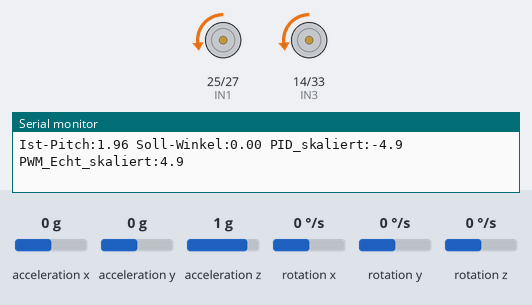
The sketch below on a simulated ESP32. Parts: motor-driver pin pairs drawn as motors (green arrow = first pin HIGH = forward, orange = second pin HIGH = backward, longer = more drive, scaled by the enable pin), the last lines printed to the serial monitor. Wiring (inferred from the names in the program): MPU-9250 motion sensor at I2C address 0x68. The test bench sets the inputs (shaded band); at power-on: rotation y 0 °/s, acceleration x 0 g, acceleration y 0 g, acceleration z 1 g, rotation x 0 °/s, rotation z 0 °/s.

Above: at 3.8 s.
3.9 s: rotation y set to 10 °/s
6.9 s: acceleration x set to -1.4 g
At 8.4 s:
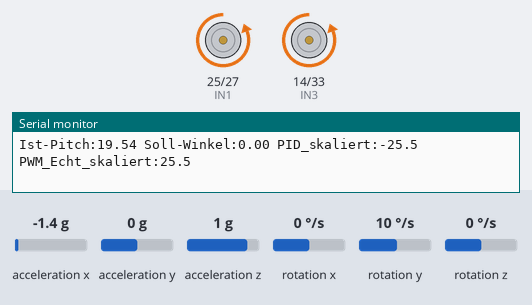
9.9 s: acceleration x set to -0.6 g
11.4 s: acceleration x set to -0.3 g
At 12.3 s:
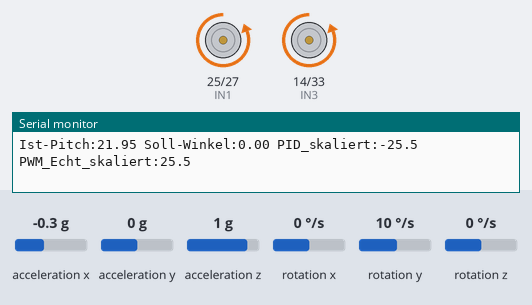
13.0 s: rotation y set to -100 °/s
At 14.4 s:
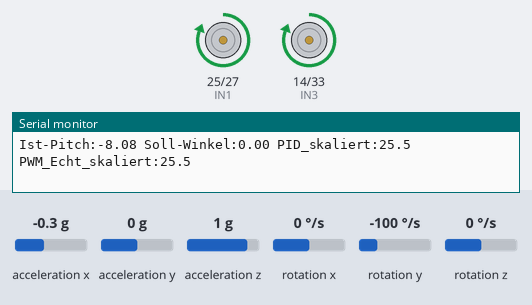
15.2 s: acceleration x set to -0.1 g
17.3 s: acceleration x set to 0.2 g
At 17.9 s:
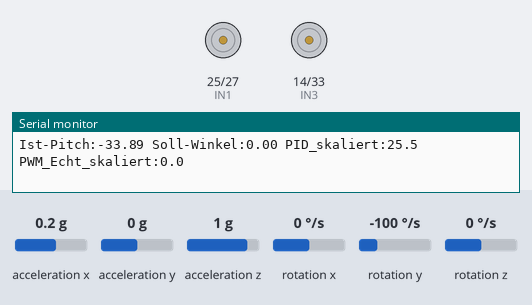
Timing chart, 0 to 20.0 s (numbered marks = the images above; inputs shaded):
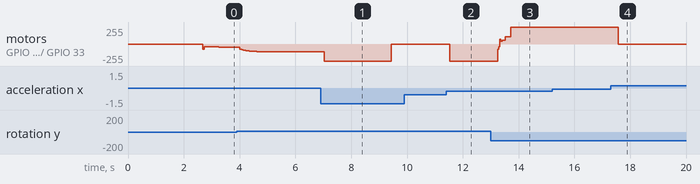

Measured:
- the behaviour switches between 0 and 0.1 g on acceleration x (found by bisection; images 3 and 4)
- after the input at 6.9 s, motor on GPIO 25 (IN1) / GPIO 27 (IN2), motor on GPIO 14 (IN3) / GPIO 33 (IN4): backward 117/255 → backward 255/255 after 0.13 s, → stopped 2.4 s later
- after the input at 11.4 s, motor on GPIO 25 (IN1) / GPIO 27 (IN2), motor on GPIO 14 (IN3) / GPIO 33 (IN4): stopped → backward 255/255 after 0.14 s
- after the input at 13.0 s, motor on GPIO 25 (IN1) / GPIO 27 (IN2), motor on GPIO 14 (IN3) / GPIO 33 (IN4): backward 255/255 → forward 58/255 after 0.25 s, → forward 106/255 0.28 s later, → forward 255/255 0.20 s later
- after the input at 17.3 s, motor on GPIO 25 (IN1) / GPIO 27 (IN2), motor on GPIO 14 (IN3) / GPIO 33 (IN4): forward 255/255 → stopped after 0.27 s

The sketch:

PID_test.ino
```cpp
/*
  Self-Balancing Robot - ESP32
  MPU6500 (I2C) + PID + L298N (Ohne Webserver)

  -------------------------------------------------------
  MPU6500 Wiring
  -------------------------------------------------------
  VCC  -> 3V3
  GND  -> GND
  SDA  -> GPIO23
  SCL  -> GPIO18
  NCS  -> 3V3   (aktiviert I2C Modus!)
  AD0  -> GND   (I2C Adresse 0x68)

  -------------------------------------------------------
  L298N Wiring
  -------------------------------------------------------
  ENA  -> GPIO26
  IN1  -> GPIO25
  IN2  -> GPIO27
  IN3  -> GPIO14
  IN4  -> GPIO33
  ENB  -> GPIO32
*/

#include <Wire.h>

// =======================================================
// Motor Pins
// =======================================================

const int ENA = 26;
const int IN1 = 25;
const int IN2 = 27;

const int IN3 = 14;
const int IN4 = 33;
const int ENB = 32;

// --- PROFIL 1: Niedrige Frequenz (Hohes Drehmoment) ---
const int PWM_FREQ       = 255;
const int PWM_RESOLUTION = 8;       // 0-255
const int MAX_PWM        = 255;
const int MIN_START_PWM  = 75;     // Deine ermittelten 80 PWM auf dem Boden
const int MIN_HOLD_PWM   = 40;     // Deine ermittelte Mindest-Halte-PWM

// Motor-Trimm-Faktor
const float TRIM_LEFT  = 1.00f;  // 100% Leistung
const float TRIM_RIGHT = 1.00f;  // 100% Leistung

// =======================================================
// KICKSTART & RICHTUNGSWECHSEL LOGIK
// =======================================================
const int KICKSTART_CYCLES = 7;    // 10 Zyklen (ca. 20ms bei 200Hz)

int kickCounterLeft = 0;
int kickCounterRight = 0;

int lastSignLeft = 0;
int lastSignRight = 0;

int actualPwmLeft = 0;
int actualPwmRight = 0;

// =======================================================
// MPU6500 Parameters
// =======================================================

#define MPU_ADDR  0x68
#define LOOP_HZ   200
#define LOOP_US   (1000000 / LOOP_HZ)  // 5000 us

const float COMPLEMENTARY_ALPHA = 0.98f;
const float GYRO_LP_ALPHA       = 0.8f;
const float ACCEL_MAG_HIGH      = 13.0f;
const float ACCEL_MAG_LOW       =  9.0f;
const int   CALIB_SAMPLES       = 500;

float pitchDeg         = 0.0f;
float gyroOffsetY      = 0.0f;
float gyroRateFiltered = 0.0f;

// Mechanischer Offset, um den physikalischen Schwerpunkt zu trimmen
float angleOffset      = -2.0f;

// =======================================================
// PID Tunings (Hier direkt im Code anpassen!)
// =======================================================

float Kp = 25.0f;
float Ki = 0.2f;
float Kd = 0.9f;

//float Kp = 27.0f;
//float Ki = 0.8f;
//float Kd = 0.7f;

float setpointDeg   = 0.0f; // Da kein Joystick vorhanden, balanciert er fest auf 0°
float integral      = 0.0f;
float previousError = 0.0f;

const float INTEGRAL_LIMIT   = 300.0f;
const float FALL_ANGLE_LIMIT = 30.0f;

// =======================================================
// Timing
// =======================================================

unsigned long lastLoopMicros   = 0;
unsigned long lastSerialMillis = 0;

// =======================================================
// Motor Funktionen
// =======================================================

void setMotor(int ena, int in1, int in2, int command, int &kickCounter, int &lastSign, int &actualPwmStore) {
  command = constrain(command, -255, 255);
  int pwm = abs(command);

  // Aktuelles Vorzeichen bestimmen: +1 (vorwärts), -1 (rückwärts), 0 (stopp)
  int currentSign = (command > 0) ? 1 : ((command < 0) ? -1 : 0);

  // Wenn der Motor laut Regler komplett stehen soll
  if (pwm == 0) {
    digitalWrite(in1, LOW);
    digitalWrite(in2, LOW);
    ledcWrite(ena, 0);
    kickCounter = 0;
    lastSign = 0;
    actualPwmStore = 0;
    return;
  }

  // --- KICKSTART BEI VORZEICHENWECHSEL / RICHTUNGSWECHSEL ---
  if (currentSign != lastSign && lastSign != 0) {
    kickCounter = 0;
  }
  lastSign = currentSign;

  // Deine Kickstart-Regelung
  if (pwm < MIN_START_PWM) {
    if (kickCounter < KICKSTART_CYCLES) {
      pwm = MIN_START_PWM;
      kickCounter++;
    } else {
      if (pwm < MIN_HOLD_PWM) {
        pwm = MIN_HOLD_PWM;
      }
    }
  } else {
    kickCounter = 0;
  }

  pwm = constrain(pwm, 0, MAX_PWM);
  actualPwmStore = pwm;

  // Drehrichtung an die Hardware-Pins ausgeben
  if (command > 0) {
    digitalWrite(in1, HIGH);
    digitalWrite(in2, LOW);
  } else if (command < 0) {
    digitalWrite(in1, LOW);
    digitalWrite(in2, HIGH);
  }

  ledcWrite(ena, pwm);
}

void setMotors(int command) {
  int commandLeft  = (int)(command * TRIM_LEFT);
  int commandRight = (int)(command * TRIM_RIGHT);

  setMotor(ENA, IN1, IN2, commandLeft, kickCounterLeft, lastSignLeft, actualPwmLeft);
  setMotor(ENB, IN3, IN4, commandRight, kickCounterRight, lastSignRight, actualPwmRight);
}

void stopMotors() {
  setMotors(0);
}

// =======================================================
// I2C Hilfsfunktionen
// =======================================================

void writeMPU(byte reg, byte val) {
  Wire.beginTransmission(MPU_ADDR);
  Wire.write(reg);
  Wire.write(val);
  Wire.endTransmission();
}

void readAll(float &ax, float &ay, float &az,
             float &gx, float &gy, float &gz) {

  Wire.beginTransmission(MPU_ADDR);
  Wire.write(0x3B);
  Wire.endTransmission(false);
  Wire.requestFrom(MPU_ADDR, 14);

  int16_t rawAx = (Wire.read() << 8) | Wire.read();
  int16_t rawAy = (Wire.read() << 8) | Wire.read();
  int16_t rawAz = (Wire.read() << 8) | Wire.read();
  Wire.read(); Wire.read();
  int16_t rawGx = (Wire.read() << 8) | Wire.read();
  int16_t rawGy = (Wire.read() << 8) | Wire.read();
  int16_t rawGz = (Wire.read() << 8) | Wire.read();

  ax = (rawAx / 16384.0f) * 9.81f;
  ay = (rawAy / 16384.0f) * 9.81f;
  az = (rawAz / 16384.0f) * 9.81f;

  gx = rawGx / 65.5f;
  gy = rawGy / 65.5f;
  gz = rawGz / 65.5f;
}

// =======================================================
// Kalibrierung
// =======================================================

void calibrateGyro() {
  Serial.println("Kalibriere Gyro - Roboter stillhalten...");
  float sumY = 0.0f;

  for (int i = 0; i < CALIB_SAMPLES; i++) {
    float ax, ay, az, gx, gy, gz;
    readAll(ax, ay, az, gx, gy, gz);
    sumY += gy;
    delay(2);
  }

  gyroOffsetY = sumY / CALIB_SAMPLES;
  Serial.print("Gyro Offset Y: ");
  Serial.println(gyroOffsetY, 4);
  Serial.println("Kalibrierung fertig.");
}

// =======================================================
// Pitch berechnen
// =======================================================

void updatePitch(float dt,
                 float ax, float ay, float az,
                 float gy) {

  float accelPitch = atan2(-ax, az) * 180.0f / PI;
  float gyroRate   = gy - gyroOffsetY;

  if (isnan(accelPitch) || isnan(gyroRate)) return;

  gyroRate = constrain(gyroRate, -500.0f, 500.0f);

  gyroRateFiltered = GYRO_LP_ALPHA * gyroRateFiltered
                    + (1.0f - GYRO_LP_ALPHA) * gyroRate;

  float accelMag = sqrt(ax*ax + ay*ay + az*az);
  float alpha    = (accelMag > ACCEL_MAG_HIGH ||
                    accelMag < ACCEL_MAG_LOW) ? 1.0f : COMPLEMENTARY_ALPHA;

  float rawPitch = alpha * (pitchDeg + angleOffset + gyroRateFiltered * dt)
                   + (1.0f - alpha) * accelPitch;

  pitchDeg = rawPitch - angleOffset;
  pitchDeg = constrain(pitchDeg, -90.0f, 90.0f);
}

// =======================================================
// PID
// =======================================================

float computePID(float dt) {
  //setpointDeg = joystickY * JOYSTICK_ANGLE_TRIM_MAX; // Falls vorhanden

  float error = setpointDeg - pitchDeg;

  // --- ANTI-WIND-UP-SCHUTZ ---
  // Das Integral darf NUR arbeiten, wenn der Roboter fast gerade steht (unter 2 Grad).
  // Wenn er weiter kippt, frieren wir das Integral ein, um das Aufschaukeln zu verhindern!
  if (abs(error) < 2.0f) {
    integral += error * dt;
    integral  = constrain(integral, -INTEGRAL_LIMIT, INTEGRAL_LIMIT);
  } else {
    integral = 0.0f; // Setzt den Speicher zurück, wenn er zu weit kippt
  }

  const float FIXED_DT = 0.005f;
  float derivative  = (error - previousError) / FIXED_DT;
  previousError     = error;

  // Ursprünglicher linearer P-Anteil
  float P = Kp * error;

  // Deine progressive Erweiterung
  if (abs(error) > 6.0f) {
    P = Kp * (error * abs(error) * 0.3f);
  }

  float I = Ki * integral;
  float D = Kd * derivative;

  float output = P + I + D;
  return constrain(output, -255.0f, 255.0f);
}

// =======================================================
// Setup
// =======================================================

void setup() {
  Serial.begin(115200);
  delay(500);
  Serial.println("ESP32 startet im Balance-Modus...");

  // Motor Pins
  pinMode(IN1, OUTPUT); pinMode(IN2, OUTPUT);
  pinMode(IN3, OUTPUT); pinMode(IN4, OUTPUT);

  ledcAttach(ENA, PWM_FREQ, PWM_RESOLUTION);
  ledcAttach(ENB, PWM_FREQ, PWM_RESOLUTION);

  stopMotors();

  // I2C
  Wire.begin(23, 18);
  Wire.setClock(400000);
  delay(100);

  // MPU6500 initialisieren
  writeMPU(0x6B, 0x80);   // Reset
  delay(100);
  writeMPU(0x6B, 0x01);   // Wake up
  delay(100);
  writeMPU(0x68, 0x07);   // Signal Path Reset
  delay(100);
  writeMPU(0x1B, 0x08);   // Gyro:  +-500 deg/s
  writeMPU(0x1C, 0x00);   // Accel: +-2g
  writeMPU(0x1A, 0x01);   // DLPF:  184 Hz

  calibrateGyro();

  // Startwinkel bestimmen
  float ax, ay, az, gx, gy, gz;
  readAll(ax, ay, az, gx, gy, gz);
  pitchDeg = atan2(-ax, az) * 180.0f / PI;

  Serial.print("Start-Pitch: ");
  Serial.println(pitchDeg, 2);
  Serial.println("SYSTEM READY - Balancierung aktiv.");

  lastLoopMicros = micros();
}

// =======================================================
// Loop - Stabile 200 Hz ohne Netzwerk-Overhead
// =======================================================

void loop() {
  unsigned long now = micros();
  if (now - lastLoopMicros < LOOP_US) return;

  float dt = (now - lastLoopMicros) / 1000000.0f;
  lastLoopMicros = now;

  // Nach langer Pause (z.B. durch serielles Blockieren): neu initialisieren
  if (dt > 0.05f) {
    float ax, ay, az, gx, gy, gz;
    readAll(ax, ay, az, gx, gy, gz);
    pitchDeg      = atan2(-ax, az) * 180.0f / PI;
    integral      = 0.0f;
    previousError = 0.0f;
    stopMotors();
    return;
  }

  float ax, ay, az, gx, gy, gz;
  readAll(ax, ay, az, gx, gy, gz);

  updatePitch(dt, ax, ay, az, gy);

  int motorCommand = 0;

  if (abs(pitchDeg) > FALL_ANGLE_LIMIT) {
    stopMotors();
    integral      = 0.0f;
    previousError = 0.0f;
  } else {
    motorCommand = (int)computePID(dt);
    setMotors(motorCommand);
  }

  // Datenausgabe für den IDE Seriellen Plotter (10 Hz)
  if (millis() - lastSerialMillis >= 100) {
    lastSerialMillis = millis();

    // Formatierte Ausgabe für das Plotter-Diagramm
    Serial.print("Ist-Pitch:"); Serial.print(pitchDeg, 2);
    Serial.print(" ");
    Serial.print("Soll-Winkel:"); Serial.print(setpointDeg, 2);
    Serial.print(" ");
    Serial.print("PID_skaliert:"); Serial.print((computePID(0.005f) / 10.0f), 1);
    Serial.print(" ");

    int realPwmAverage = (actualPwmLeft + actualPwmRight) / 2;
    Serial.print("PWM_Echt_skaliert:"); Serial.print((realPwmAverage / 10.0f), 1);

    Serial.println();
  }
}
```
